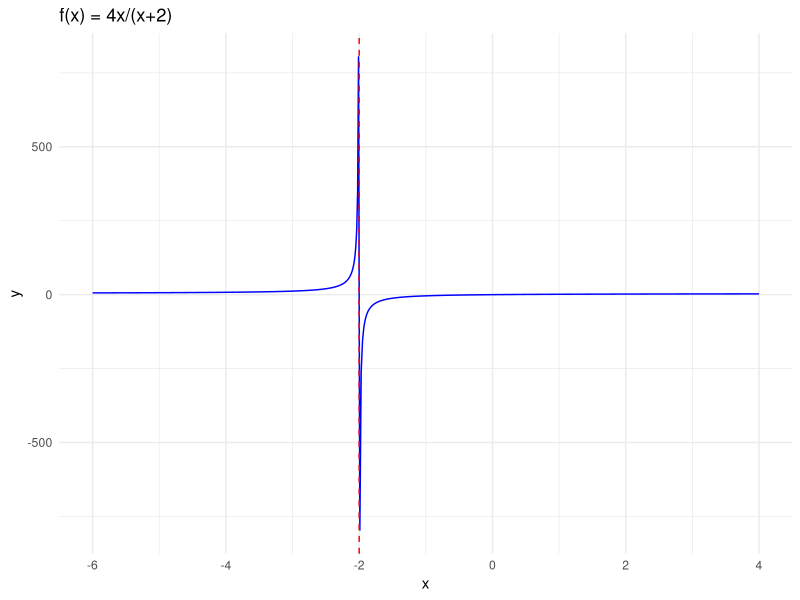
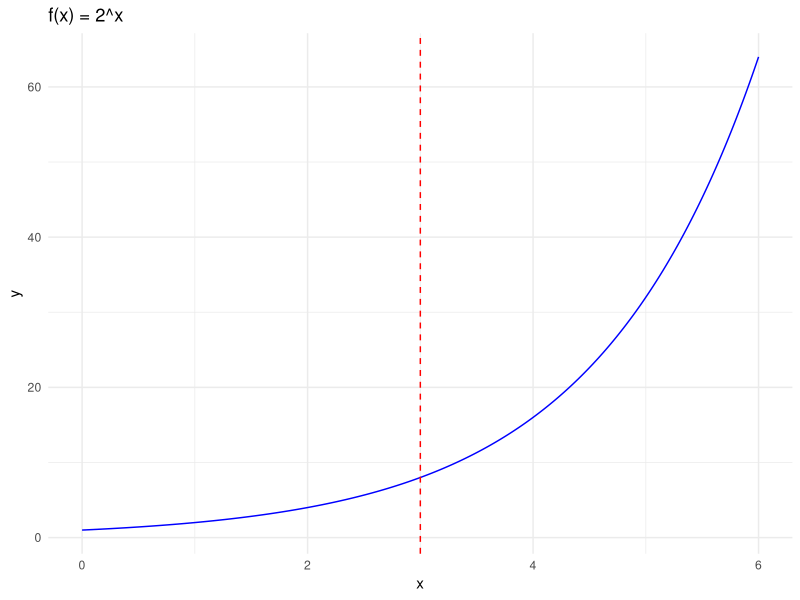
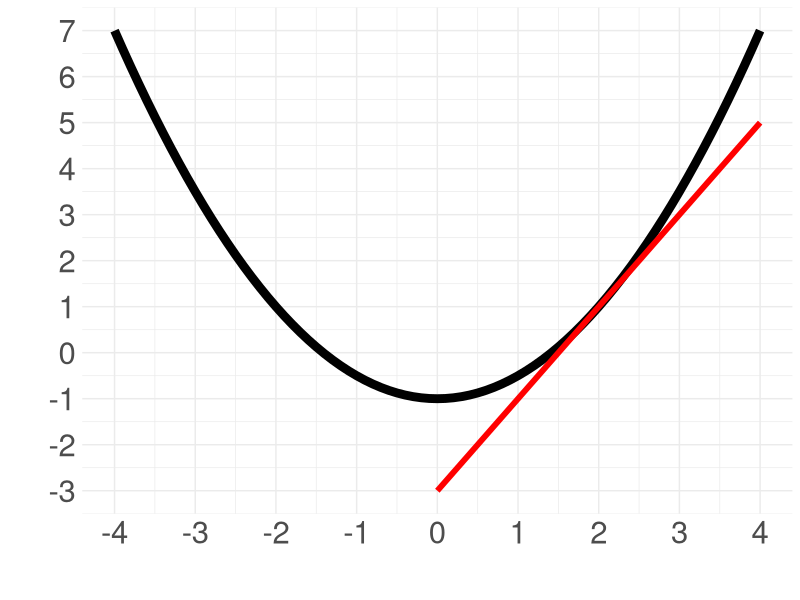

Write the R code that produced these figures, in order.
## ---- chunk 1
knitr::opts_chunk$set(echo = FALSE,warning=FALSE,message=FALSE,fig.align = 'center')

library(tidyverse)
library(ggplot2)
## ---- chunk 2
x=c(-2.5,-2.1,-2.01,-2.001, -2.0001, -2.00001)
y=4*x/(x+2)

data.frame(x=x,y=y) %>% 
  t() %>% 
  knitr::kable()
## ---- chunk 3
f <- function(x) 4*x/(x + 2)

# Data avoiding x=-2
x <- c(seq(-6, -2.01, length.out = 300), seq(-1.99, 4, length.out = 300))
df <- data.frame(x = x, y = f(x))

ggplot(df, aes(x, y)) +
  geom_line(color = "blue") +
  geom_vline(xintercept = -2, linetype = "dashed", color = "red") +
  labs(title = "f(x) = 4x/(x+2)", x = "x", y = "y") +
  theme_minimal()

## ---- chunk 4
x=c(2.5,2.9,2.99,2.999,3.001,3.01,3.1,3.5)
y=2^x

data.frame(x=x,y=y) %>% 
  t() %>% 
  knitr::kable()
## ---- chunk 5
library(ggplot2)

f <- function(x) 2^x

x <- seq(0, 6, length.out = 300)
df <- data.frame(x = x, y = f(x))

ggplot(df, aes(x, y)) +
  geom_line(color = "blue") +
  geom_vline(xintercept = 3, linetype = "dashed", color = "red") +
  labs(title = "f(x) = 2^x", x = "x", y = "y") +
  theme_minimal()
## ---- chunk 6
x=seq(-4,4,by=0.1)
y=0.5*x^2-1


ggplot()+
  geom_line(aes(x=x,y=y),color="black",linewidth=3)+
  annotate("segment",x=0,xend=4,y=-3,yend=5,color="red",linewidth=2)+
  theme_minimal()+
  scale_x_continuous(breaks=seq(-4,4,by=1))+
  scale_y_continuous(breaks=seq(-3,7,by=1))+
  theme(text=element_text(size=28))+
  labs(x="",y="")
  
